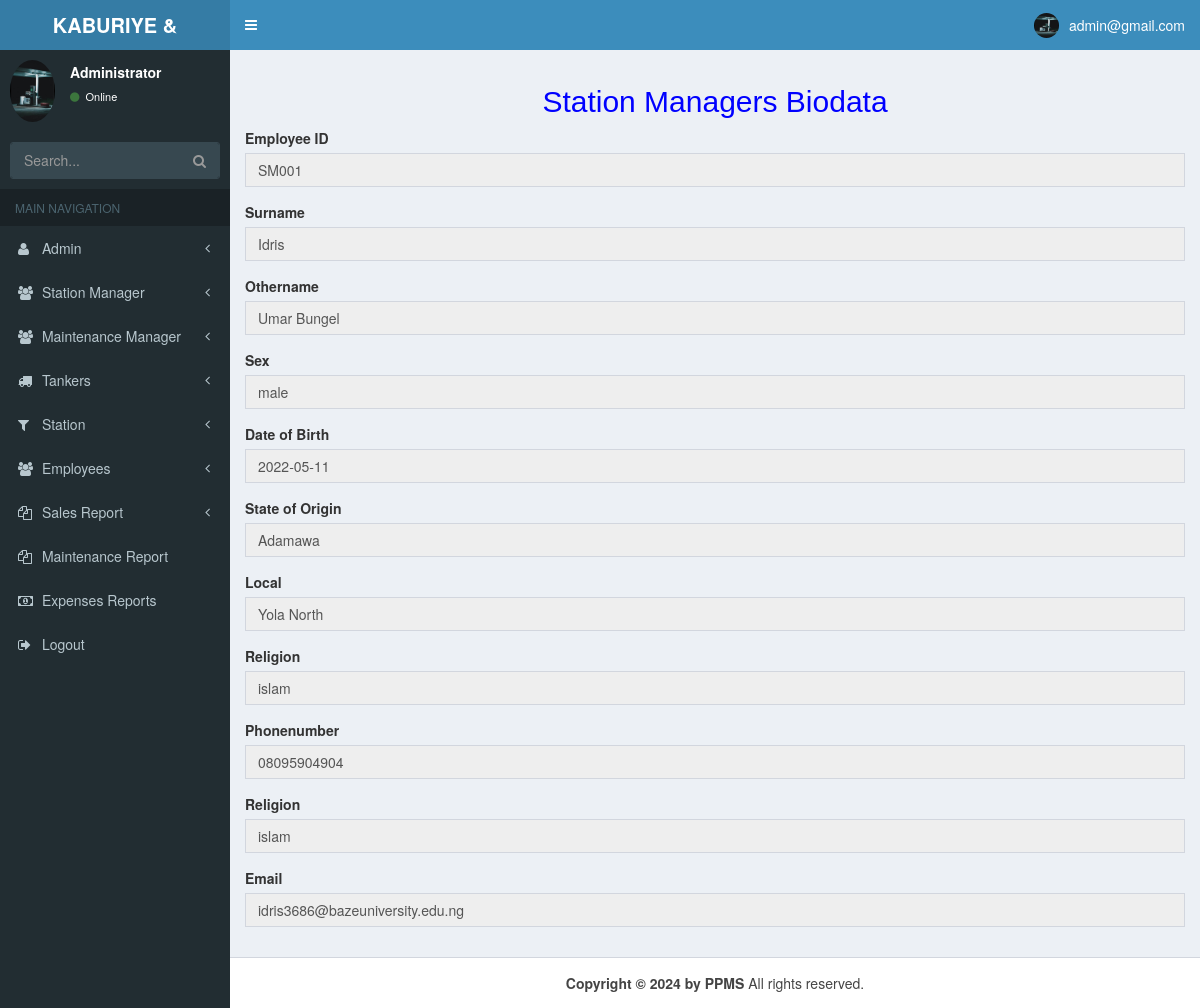
Page /sm_more.php?ID=1 (signed in) on the committed database.
### tables this page shows
CREATE TABLE `station_manager` (
  `ID` int(50) NOT NULL,
  `employee_id` varchar(45) NOT NULL,
  `station_id` varchar(50) NOT NULL,
  `surname` varchar(50) NOT NULL,
  `othername` varchar(50) NOT NULL,
  `sex` varchar(6) NOT NULL,
  `dob` varchar(10) NOT NULL,
  `state_origin` varchar(20) NOT NULL,
  `local_government` varchar(60) NOT NULL,
  `religion` varchar(15) NOT NULL,
  `phonenumber` varchar(16) NOT NULL,
  `email` varchar(70) NOT NULL
);

### sm_more.php (the view, shortened to what this page needs)
<?php
require __DIR__ . "/config/database.php";
$user = $_SESSION['data'];
$profile = mysqli_query($conn, "select * from admin where email='$user'");
$fetch = mysqli_fetch_array($profile);
?>
<!DOCTYPE html>
<html>
<head>
  <link rel="stylesheet" href="css/bootstrap.min.css">
  <link rel="stylesheet" href="css/font-awesome.min.css">
  <link rel="stylesheet" href="css/ionicons.min.css">
  <link rel="stylesheet" href="css/AdminLTE.min.css">
  <link rel="stylesheet" href="css/_all-skins.min.css">
</head>
<body class="hold-transition skin-blue sidebar-mini">
  <div class="wrapper">
    <header class="main-header">
      <a href="admin_dashboard.php" class="logo">
        <span class="logo-lg"><b>KABURIYE & SONSNIG LTD</b></span>
      </a>
      <nav class="navbar navbar-static-top">
        <a href="#" class="sidebar-toggle" data-toggle="push-menu" role="button">
        </a>
        <div class="navbar-custom-menu">
          <ul class="nav navbar-nav">
            <li class="dropdown user user-menu">
              <a href="#" class="dropdown-toggle" data-toggle="dropdown">
                <img src="images/admin.jpg" class="user-image" alt="User Image">
                <span class="hidden-xs"><?php echo "$fetch[email]"; ?></span>
              </a>
            </li>
          </ul>
        </div>
      </nav>
    </header>
    <aside class="main-sidebar">
      <section class="sidebar">
        <div class="user-panel">
          <div class="pull-left image">
            <img src="images/admin.jpg" class="img-circle" alt="User Image">
          </div>
          <div class="pull-left info">
            <p>Administrator</p>
            <a href="#"><i class="fa fa-circle text-success"></i> Online</a>
          </div>
        </div>
        <form action="#" method="get" class="sidebar-form">
          <div class="input-group">
            <input type="text" name="q" class="form-control" placeholder="Search...">
            <span class="input-group-btn">
              <button type="submit" name="search" id="search-btn" class="btn btn-flat"><i class="fa fa-search"></i>
              </button>
            </span>
          </div>
        </form>
        <ul class="sidebar-menu" data-widget="tree">
          <li class="header">MAIN NAVIGATION</li>
          <li class=" treeview">
            <a href="#">
              <i class="fa fa-user"></i> <span>Admin</span>
              <span class="pull-right-container">
                <i class="fa fa-angle-left pull-right"></i>
              </span>
            </a>
          </li>
          <li class="treeview">
            <a href="#">
              <i class="fa fa-group"></i> <span> Station Manager</span>
              <span class="pull-right-container">
                <small class="fa fa-angle-left pull-right "></small>
              </span>
            </a>
          </li>
          <li class="treeview">
            <a href="#">
              <i class="fa fa-group"></i> <span>Maintenance Manager</span>
              <span class="pull-right-container">
                <small class="fa fa-angle-left pull-right "></small>
              </span>
            </a>
          </li>
          <li class="treeview">
            <a href="#">
              <i class="fa fa-truck"></i> <span>Tankers</span>
              <span class="pull-right-container">
                <small class="fa fa-angle-left pull-right "></small>
              </span>
            </a>
          </li>
          <li class="treeview">
            <a href="#">
              <i class="fa fa-filter"></i> <span>Station</span>
              <span class="pull-right-container">
                <small class="fa fa-angle-left pull-right "></small>
              </span>
            </a>
          </li>
          <li class="treeview">
            <a href="#">
              <i class="fa fa-group"></i> <span>Employees</span>
              <span class="pull-right-container">
                <small class="fa fa-angle-left pull-right "></small>
              </span>
            </a>
          </li>
          <li class="treeview">
            <a href="#">
              <i class="fa fa-files-o"></i> <span> Sales Report</span>
              <span class="pull-right-container">
                <small class="fa fa-angle-left pull-right "></small>
              </span>
            </a>
          </li>
          <li>
          <li>
            <a href="m_report.php">
              <i class="fa fa-files-o"></i> <span>Maintenance Report</span>
            </a>
          </li>
          <li>
          <li>
            <a href="expenses_report.php">
              <i class="fa fa-money"></i> <span>Expenses Reports</span>
            </a>
          </li>
          <li>
          <li>
            <a href="alogout.php">
              <i class="fa fa-sign-out"></i> <span>Logout</span>
            </a>
          </li>
      </section>
    </aside>
    <div class="content-wrapper">
      <section class="content">
        <h2 align="center" style="color:blue;"> Station Managers Biodata</h2>
        <?php
        $userInfo = mysqli_query($conn, "select * from station_manager where ID='$_GET[ID]'");
        $num_users = mysqli_num_rows($userInfo);
        if ($num_users == 1) {
          $user_information = mysqli_fetch_array($userInfo);
        }
        ?>
        <form method="post">
          <div class="form-group">
            <label for="newstitle"><b>Employee ID</b></label>
            <input type="text" name="staff" readonly class="form-control" value="<?php echo  $user_information['employee_id']  ?>" />
          </div>
          <div class="form-group">
            <label for=""><b>Surname</b></label>
            <input type="text" name="surname" readonly class="form-control" value="<?php echo  $user_information['surname']  ?>" />
          </div>
          <div class="form-group">
            <label for=""><b>Othername</b></label>
            <input type="text" name="othername" readonly class="form-control" value="<?php echo  $user_information['othername']  ?>" />
          </div>
          <div class="form-group">
            <label for=""><b>Sex</b></label>
            <input type="text" name="sex" readonly class="form-control" value="<?php echo  $user_information['sex']  ?>" />
          </div>
          <div class="form-group">
            <label for=""><b>Date of Birth</b></label>
            <input type="text" name="section" readonly class="form-control" value="<?php echo  $user_information['dob']  ?>" />
          </div>
          <div class="form-group">
            <label for=""><b>State of Origin</b></label>
            <input type="text" name="sog" readonly class="form-control" value="<?php echo  $user_information['state_origin']  ?>" />
          </div>
          <div class=" form-group">
            <label for=""><b>Local</b></label>
            <input type="text" readonly class="form-control" name="dob" value="<?php echo  $user_information['local_government']  ?>" />
          </div>
          <div class=" form-group">
            <label for=""><b>Religion</b></label>
            <input type="text" readonly class="form-control" name="religion" value="<?php echo  $user_information['religion']  ?>" />
          </div>
          <div class=" form-group">
            <label for="n"><b>Phonenumber</b></label>
            <input type="text" readonly class="form-control" name="phonenumber" value="<?php echo  $user_information['phonenumber']  ?>" />
          </div>
          <div class=" form-group">
            <label for="n"><b>Religion</b></label>
            <input type="text" readonly class="form-control" name="religion" value="<?php echo  $user_information['religion']  ?>" />
          </div>
          <div class=" form-group">
            <label for="n"><b>Email</b></label>
            <input type="text" readonly class="form-control" name="email" value="<?php echo  $user_information['email']  ?>" />
          </div>
        </form>
      </section>
    </div>
    <footer class="main-footer">
      <center> <strong>Copyright &copy; 2024 by PPMS</strong> All rights reserved.</center>
    </footer>
  </div>
</body>
</html>

### rows in the picture
station_manager: staff "SM001", surname "Idris", othername "Umar Bungel", sex "male", section "2022-05-11", sog "Adamawa", dob "Yola North", religion "islam", phonenumber "08095904904", email "idris3686@bazeuniversity.edu.ng"

### other values in the picture
$fetch[email] "admin@gmail.com"
